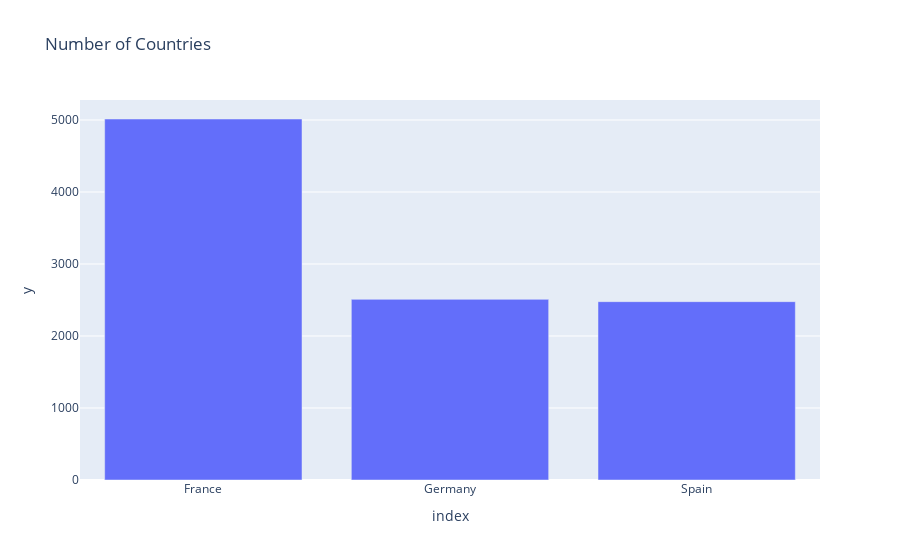

The notebook cell this image was saved under:
### Code cell
bar_countries = px.bar(countries, x=countries.index, y=countries.values, title="Number of Countries")
bar_countries.update_layout()
bar_countries.show()

### Figure 1 — Plotly figure (JSON) as saved in the notebook; plotly's stock layout.template omitted (floating-point values rounded to 4 significant figures)
{"data": [{"alignmentgroup": "True", "hovertemplate": "index=%{x}<br>y=%{y}<extra></extra>", "legendgroup": "", "marker": {"color": "#636efa", "pattern": {"shape": ""}}, "name": "", "offsetgroup": "", "orientation": "v", "showlegend": false, "textposition": "auto", "type": "bar", "x": ["France", "Germany", "Spain"], "xaxis": "x", "y": [5014, 2509, 2477], "yaxis": "y"}], "layout": {"barmode": "relative", "legend": {"tracegroupgap": 0}, "title": {"text": "Number of Countries"}, "xaxis": {"anchor": "y", "domain": [0, 1], "title": {"text": "index"}}, "yaxis": {"anchor": "x", "domain": [0, 1], "title": {"text": "y"}}}}
